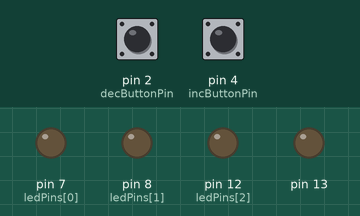
Recording of a sketch running on a simulated Arduino Uno, built with avr-gcc and run on an emulated ATmega328P. Parts: output pins drawn as LEDs (lit = HIGH). The inputs (shaded band) are chosen by the test bench; at power-on: pin 2 (decButtonPin) LOW, pin 4 (incButtonPin) LOW.

Above: at 1.2 s.
1.3 s: pin 2 (decButtonPin) pulled HIGH for 0.15 s
At 1.8 s:
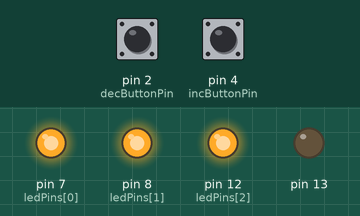
3.0 s: pin 2 (decButtonPin) pulled HIGH for 1 s
At 4.4 s:
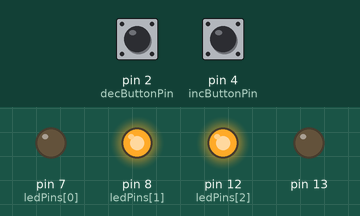
5.6 s: pin 2 (decButtonPin) pulled HIGH for 0.15 s
At 6.3 s:
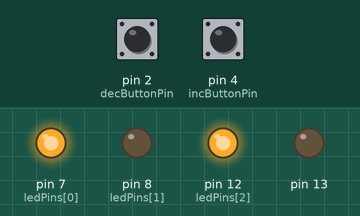
7.3 s: pin 2 (decButtonPin) pulled HIGH for 3.2 s
At 8.6 s:
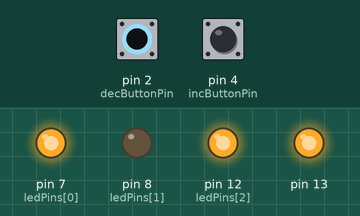
12.1 s: pin 2 (decButtonPin) pulled HIGH for 0.15 s
At 13.5 s:
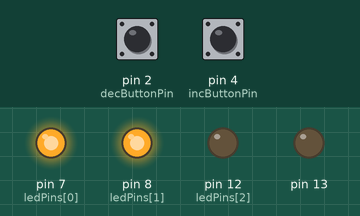
13.8 s: pin 2 (decButtonPin) pulled HIGH for 1 s
At 16.2 s:
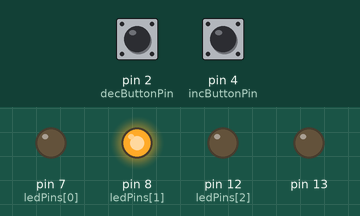
Timing chart, 0 to 17.4 s (numbered marks = the images above; inputs shaded):
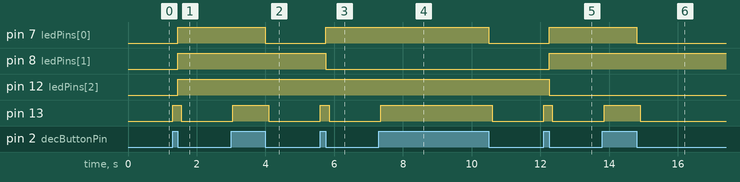

Measured:
- after the input at 1.3 s, pin 7 (ledPins[0]), pin 8 (ledPins[1]), pin 12 (ledPins[2]): LOW → HIGH after 0.15 s; pin 13: LOW → HIGH at once, → LOW 0.25 s later
- after the input at 3.0 s, pin 7 (ledPins[0]): HIGH → LOW after 1.0 s; pin 13: LOW → HIGH after 0.05 s, → LOW 1.0 s later
- after the input at 5.6 s, pin 7 (ledPins[0]): LOW → HIGH after 0.15 s; pin 8 (ledPins[1]): HIGH → LOW after 0.15 s; pin 13: LOW → HIGH at once, → LOW 0.25 s later
- after the input at 7.3 s, pin 7 (ledPins[0]): HIGH → LOW after 3.2 s; pin 13: LOW → HIGH after 0.05 s, → LOW 3.2 s later
- after the input at 12.1 s, pin 7 (ledPins[0]), pin 8 (ledPins[1]): LOW → HIGH after 0.15 s; pin 12 (ledPins[2]): HIGH → LOW after 0.15 s; pin 13: LOW → HIGH at once, → LOW 0.25 s later
- after the input at 13.8 s, pin 7 (ledPins[0]): HIGH → LOW after 1.0 s; pin 13: LOW → HIGH after 0.05 s, → LOW 1.0 s later

The sketch:

hplewa2CS362Lab2.ino
```cpp
//
/*
 * Hubert Plewa - 658280400
 * Lab 2 - Input and Output
 * Description -
 * Written for the UNO.
 * Using 2 switches as buttons on pins 2 for decrement, and 4 for increment
 * Using 3 LEDs to represent a 3-bit binary number
 * Bit 0 for LED on pin 7, bit 1 on pin 8, bit 2 on pin 12
 *
 * This code sets pins 13, 12, 8 as output.
 * Pins 2, and 4 as input.
 *
 * The LEDs are arranged in an array to represent a binary number where
 * absence light means 0, and presence of light means 1.
 *
 * When a  button is pressed, an internal counter is incremented or decremented accordingly,
 * and modulo'd by 8 to keep the value between 0 and 7.
 *
 * Decrementing from 0 wraps the value around to 7.
 *
 * Incrementing from 7 wraps the value around to 0.
 *
 *
 * References - https://forum.arduino.cc/index.php?topic=99731.0
 *              http://www.arduino.cc/en/Tutorial/Button
 *
 */
const int decButtonPin = 2;
const int incButtonPin = 4;

const int bits = 3;
int ledPins[bits] = {7, 8, 12};

int incButtonState = 0;
int decButtonState = 0;
int counter = 0;

void setup() {
  // put your setup code here, to run once:
  pinMode(incButtonPin, INPUT);
  pinMode(decButtonPin, INPUT);

  pinMode(13, OUTPUT);

  pinMode(ledPins[0], OUTPUT);
  pinMode(ledPins[1], OUTPUT);
  pinMode(ledPins[2], OUTPUT);
}

void loop() {
  // put your main code here, to run repeatedly:
  //Read the increment button
  incButtonState = digitalRead(incButtonPin);
  if(incButtonState == HIGH){
    digitalWrite(13, HIGH);

    //Increment the counter
    counter = (counter + 1) % 8;

    //Wait for the button to be released
    while(digitalRead(incButtonPin) == HIGH) { }
  }
  else{
    digitalWrite(13, LOW);
  }

  //Read the decrement button
  decButtonState = digitalRead(decButtonPin);
  if(decButtonState == HIGH){
    digitalWrite(13, HIGH);

    //Decrement the counter
    counter = (counter - 1) % 8;

    //Wait for the button to be released
    while(digitalRead(decButtonPin) == HIGH) { }
  }
  else{
    digitalWrite(13, LOW);
  }

  //Convert the counter to LED binary
  int i = 0; //LED index
  int pos = 1; //Bit position to read
  for(i = 0; i < bits; i++){
     if(counter & pos){ //Checking the bit of counter with pos
        digitalWrite(ledPins[i], HIGH);
     }
     else{
        digitalWrite(ledPins[i], LOW);
     }
     //Shift the masking bit to the left to read the next bit
     pos = pos << 1;
  }

  //Pause to eliminate jittery presses
  delay(100);
}
```
